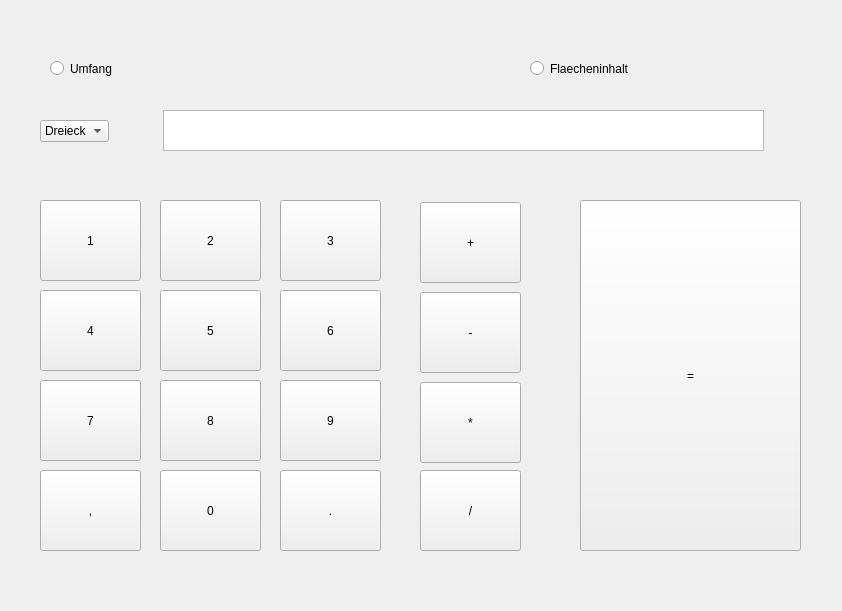
<?xml version="1.0" encoding="UTF-8"?>
<ui version="4.0">
 <class>Form</class>
 <widget class="QWidget" name="Form">
  <property name="geometry">
   <rect>
    <x>0</x>
    <y>0</y>
    <width>842</width>
    <height>611</height>
   </rect>
  </property>
  <property name="windowTitle">
   <string>Form</string>
  </property>
  <widget class="QRadioButton" name="radioButton">
   <property name="geometry">
    <rect>
     <x>50</x>
     <y>60</y>
     <width>82</width>
     <height>17</height>
    </rect>
   </property>
   <property name="text">
    <string>Umfang</string>
   </property>
  </widget>
  <widget class="QComboBox" name="comboBox">
   <property name="geometry">
    <rect>
     <x>40</x>
     <y>120</y>
     <width>69</width>
     <height>22</height>
    </rect>
   </property>
   <item>
    <property name="text">
     <string>Dreieck</string>
    </property>
   </item>
   <item>
    <property name="text">
     <string>Kreis</string>
    </property>
   </item>
   <item>
    <property name="text">
     <string>Paralellogram</string>
    </property>
   </item>
  </widget>
  <widget class="QRadioButton" name="radioButton_2">
   <property name="geometry">
    <rect>
     <x>530</x>
     <y>60</y>
     <width>101</width>
     <height>17</height>
    </rect>
   </property>
   <property name="text">
    <string>Flaecheninhalt</string>
   </property>
  </widget>
  <widget class="QTextEdit" name="textEdit">
   <property name="geometry">
    <rect>
     <x>163</x>
     <y>110</y>
     <width>601</width>
     <height>41</height>
    </rect>
   </property>
  </widget>
  <widget class="QPushButton" name="pushButton">
   <property name="geometry">
    <rect>
     <x>420</x>
     <y>202</y>
     <width>101</width>
     <height>81</height>
    </rect>
   </property>
   <property name="text">
    <string>+</string>
   </property>
  </widget>
  <widget class="QPushButton" name="pushButton_2">
   <property name="geometry">
    <rect>
     <x>420</x>
     <y>292</y>
     <width>101</width>
     <height>81</height>
    </rect>
   </property>
   <property name="text">
    <string>-</string>
   </property>
  </widget>
  <widget class="QPushButton" name="pushButton_3">
   <property name="geometry">
    <rect>
     <x>420</x>
     <y>470</y>
     <width>101</width>
     <height>81</height>
    </rect>
   </property>
   <property name="text">
    <string>/</string>
   </property>
  </widget>
  <widget class="QPushButton" name="pushButton_4">
   <property name="geometry">
    <rect>
     <x>420</x>
     <y>382</y>
     <width>101</width>
     <height>81</height>
    </rect>
   </property>
   <property name="text">
    <string>*</string>
   </property>
  </widget>
  <widget class="QPushButton" name="pushButton_5">
   <property name="geometry">
    <rect>
     <x>160</x>
     <y>470</y>
     <width>101</width>
     <height>81</height>
    </rect>
   </property>
   <property name="text">
    <string>0</string>
   </property>
  </widget>
  <widget class="QPushButton" name="pushButton_6">
   <property name="geometry">
    <rect>
     <x>40</x>
     <y>200</y>
     <width>101</width>
     <height>81</height>
    </rect>
   </property>
   <property name="text">
    <string>1</string>
   </property>
  </widget>
  <widget class="QPushButton" name="pushButton_7">
   <property name="geometry">
    <rect>
     <x>160</x>
     <y>200</y>
     <width>101</width>
     <height>81</height>
    </rect>
   </property>
   <property name="text">
    <string>2</string>
   </property>
  </widget>
  <widget class="QPushButton" name="pushButton_8">
   <property name="geometry">
    <rect>
     <x>280</x>
     <y>200</y>
     <width>101</width>
     <height>81</height>
    </rect>
   </property>
   <property name="text">
    <string>3</string>
   </property>
  </widget>
  <widget class="QPushButton" name="pushButton_9">
   <property name="geometry">
    <rect>
     <x>40</x>
     <y>290</y>
     <width>101</width>
     <height>81</height>
    </rect>
   </property>
   <property name="text">
    <string>4</string>
   </property>
  </widget>
  <widget class="QPushButton" name="pushButton_10">
   <property name="geometry">
    <rect>
     <x>160</x>
     <y>290</y>
     <width>101</width>
     <height>81</height>
    </rect>
   </property>
   <property name="text">
    <string>5</string>
   </property>
  </widget>
  <widget class="QPushButton" name="pushButton_11">
   <property name="geometry">
    <rect>
     <x>280</x>
     <y>290</y>
     <width>101</width>
     <height>81</height>
    </rect>
   </property>
   <property name="text">
    <string>6</string>
   </property>
  </widget>
  <widget class="QPushButton" name="pushButton_12">
   <property name="geometry">
    <rect>
     <x>40</x>
     <y>380</y>
     <width>101</width>
     <height>81</height>
    </rect>
   </property>
   <property name="text">
    <string>7</string>
   </property>
  </widget>
  <widget class="QPushButton" name="pushButton_13">
   <property name="geometry">
    <rect>
     <x>160</x>
     <y>380</y>
     <width>101</width>
     <height>81</height>
    </rect>
   </property>
   <property name="text">
    <string>8</string>
   </property>
  </widget>
  <widget class="QPushButton" name="pushButton_14">
   <property name="geometry">
    <rect>
     <x>280</x>
     <y>380</y>
     <width>101</width>
     <height>81</height>
    </rect>
   </property>
   <property name="text">
    <string>9</string>
   </property>
  </widget>
  <widget class="QPushButton" name="pushButton_15">
   <property name="geometry">
    <rect>
     <x>40</x>
     <y>470</y>
     <width>101</width>
     <height>81</height>
    </rect>
   </property>
   <property name="text">
    <string>,</string>
   </property>
  </widget>
  <widget class="QPushButton" name="pushButton_16">
   <property name="geometry">
    <rect>
     <x>280</x>
     <y>470</y>
     <width>101</width>
     <height>81</height>
    </rect>
   </property>
   <property name="text">
    <string>.</string>
   </property>
  </widget>
  <widget class="QPushButton" name="pushButton_17">
   <property name="geometry">
    <rect>
     <x>580</x>
     <y>200</y>
     <width>221</width>
     <height>351</height>
    </rect>
   </property>
   <property name="text">
    <string>=</string>
   </property>
  </widget>
 </widget>
 <resources/>
 <connections/>
</ui>
